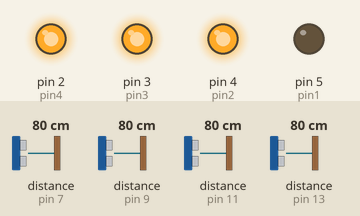
Bench run of a sketch on a simulated Arduino Uno, built with avr-gcc and run on an emulated ATmega328P. Shown: output pins drawn as LEDs (lit = HIGH). Wiring (inferred from the names in the program): 4 × ultrasonic range finder: trigger pin 6, echo pin 7 / trigger pin 8, echo pin 9 / trigger pin 10, echo pin 11 / trigger pin 12, echo pin 13. The test bench sets the inputs (shaded band); at power-on: distance to the obstacle (sensors on pin 13, pin 7, pin 9, pin 11) 80 cm. The echo pulse lasts 58.3 µs per cm; pins used as bus, display or sensor lines are not drawn.

Above: at 3.8 s.
3.9 s: distance to the obstacle (sensor on pin 13) set to 10 cm
10.2 s: distance to the obstacle (sensor on pin 13) set to 7 cm
At 16.2 s:
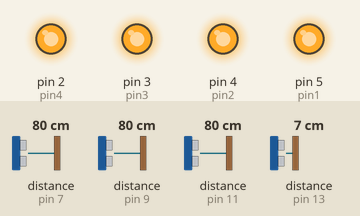
16.5 s: distance to the obstacle (sensor on pin 13) set to 9 cm
At 22.2 s:
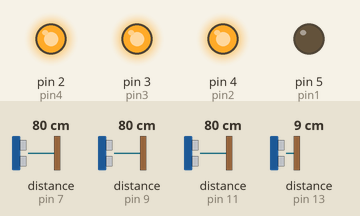
22.5 s: distance to the obstacle (sensor on pin 13) set to 2 cm
At 28.0 s:
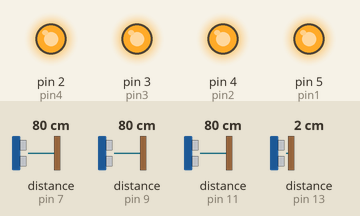
Timing chart, 0 to 29.5 s (numbered marks = the images above; inputs shaded):
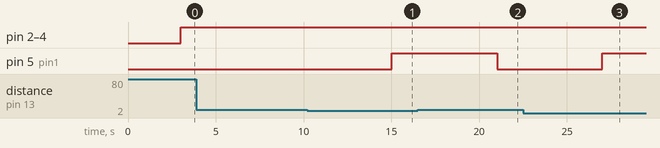

Measured:
- the behaviour switches between 9 and 8 cm on distance to the obstacle (sensor on pin 13) (found by bisection; images 0 and 1)
- after the input at 3.9 s, every drawn part: stays the same
- after the input at 10.2 s, pin 5 (pin1): LOW → HIGH after 4.8 s
- after the input at 16.5 s, pin 5 (pin1): HIGH → LOW after 4.5 s
- after the input at 22.5 s, pin 5 (pin1): LOW → HIGH after 4.5 s

The sketch:

pwsv0.01.ino
```cpp
int echoPin1 = 13;                       // change the name of a pin.
int echoPin2 = 11;
int echoPin3 = 9;
int echoPin4 = 7;
int trigPin1 = 12;
int trigPin2 = 10;
int trigPin3 = 8;
int trigPin4 = 6;
int pin1 = 5;
int pin2 = 4;
int pin3 = 3;
int pin4 = 2;

void setup() {                           // tells which pin is an output or an input.
 pinMode(trigPin1, OUTPUT);
 pinMode(trigPin2, OUTPUT);
 pinMode(trigPin3, OUTPUT);
 pinMode(trigPin4, OUTPUT);
 pinMode(echoPin1, INPUT);
 pinMode(echoPin2, INPUT);
 pinMode(echoPin3, INPUT);
 pinMode(echoPin4, INPUT);
 pinMode(pin1, OUTPUT);
 pinMode(pin2, OUTPUT);
 pinMode(pin3, OUTPUT);
 pinMode(pin4, OUTPUT);

}

void loop() {
  digitalWrite (trigPin1, LOW);              // makes sure that the trigger is of when the loop starts over.
  digitalWrite (trigPin2, LOW);              // makes sure that the trigger is of when the loop starts over.
  digitalWrite (trigPin3, LOW);              // makes sure that the trigger is of when the loop starts over.
  digitalWrite (trigPin4, LOW);              // makes sure that the trigger is of when the loop starts over.
  delayMicroseconds(2);                      // makes the system not crashes.
  digitalWrite (trigPin1, HIGH);             // make sure that the trigger gives an sound.
  digitalWrite (trigPin2, HIGH);             // make sure that the trigger gives an sound.
  digitalWrite (trigPin3, HIGH);             // make sure that the trigger gives an sound.
  digitalWrite (trigPin4, HIGH);             // make sure that the trigger gives an sound.
  delayMicroseconds(10);                     // time where the echo can read a signal.
  digitalWrite (trigPin1, LOW);              // no longer sends a signal.
  digitalWrite (trigPin2, LOW);              // no longer sends a signal.
  digitalWrite (trigPin3, LOW);              // no longer sends a signal.
  digitalWrite (trigPin4, LOW);              // no longer sends a signal.
  int duration1 = pulseIn(echoPin1, HIGH);   // meassures the time until an echo.
  int duration2 = pulseIn(echoPin2, HIGH);   // meassures the time until an echo.
  int duration3 = pulseIn(echoPin3, HIGH);   // meassures the time until an echo.
  int duration4 = pulseIn(echoPin4, HIGH);   // meassures the time until an echo.
  int distance1 = (duration1/2) / 29.1;      // calculate the time to distance till the sensor.
  int distance2 = (duration2/2) / 29.1;      // calculate the time to distance till the sensor.
  int distance3 = (duration3/2) / 29.1;      // calculate the time to distance till the sensor.
  int distance4 = (duration4/2) / 29.1;      // calculate the time to distance till the sensor.
  if (distance1 < 8){                        // when in a special range of the sensor, this will make the pin high.
    digitalWrite(pin1, HIGH);
  }
  else {
    digitalWrite(pin1, LOW);
  }
    if (distance2 < 8){                      // when in a special range of the sensor, this will make the pin high.
    digitalWrite(pin2, HIGH);
  }
  else {
    digitalWrite(pin2, LOW);
  }
    if (distance3 < 8){                      // when in a special range of the sensor, this will make the pin high.
    digitalWrite(pin3, HIGH);
  }
  else {
    digitalWrite(pin3, LOW);
  }
    if (distance4 < 8){                      // when in a special range of the sensor, this will make the pin high.
    digitalWrite(pin4, HIGH);
  }
  else {
    digitalWrite(pin4, LOW);
  }
}
```
